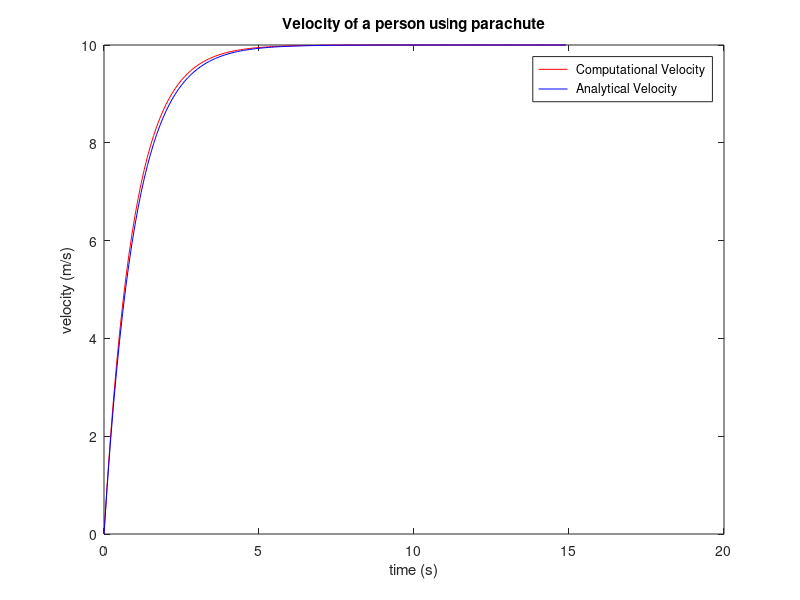
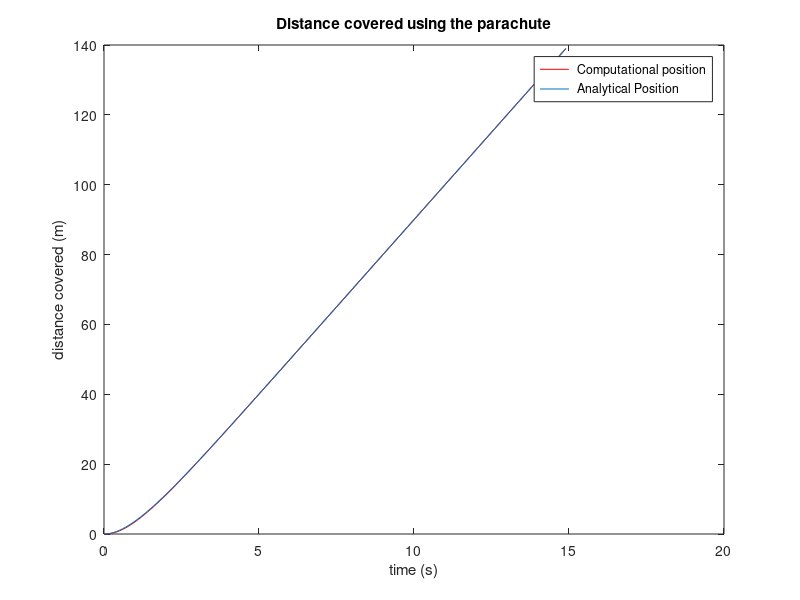

MATLAB code to generate these figures, in order:
clear all

#constants
a = 10;  
b = 1;

#initial values
tstart = 0;
tend = 15;
v_init = 0;
dt = 0.1;
npoints = 150;

#declaring arrays
time = zeros(150,1);
velocity = zeros(150,1);
accl = zeros(150,1);
position = zeros(150,1);
accl(1,1) = 10;

for step = 1:npoints-1
    velocity(step+1) = velocity(step) + accl(step)*dt;       # acceleration also differs here
    position(step+1) = position(step) + velocity(step).*dt;
    accl(step+1) = a - b*velocity(step+1);                   # change in acceleration 
    time(step+1) = time(step) + dt;
end

analytical_velocity = (a*(1 - exp(-1*b.*time)))/b;
analytical_position = ( (a*time)/b + (a * exp(-1*b*time))/b.^2 - a/b.^2);

plot(time,velocity,'r',time,analytical_velocity,'b');
xlabel('time (s)');
ylabel('velocity (m/s)');
title(' Velocity of a person using parachute ');
legend(' Computational Velocity ',' Analytical Velocity ');

figure;
plot(time,position,'r',time,analytical_position);
xlabel('time (s)');
ylabel('distance covered (m)');
title(' Distance covered using the parachute ');
legend(' Computational position ',' Analytical Position ');
